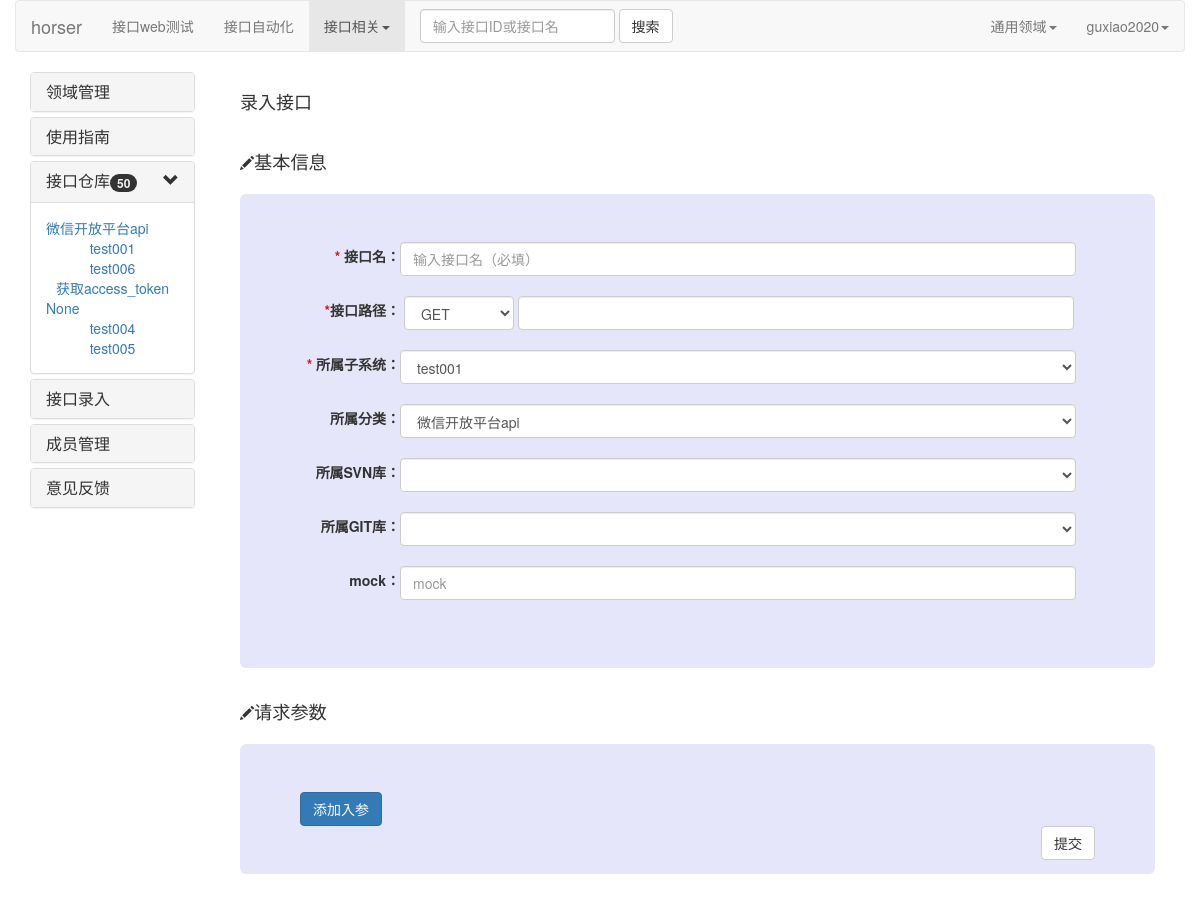
Screenshot of /interface_add/ (signed in) with the database file from the repository.
### horsequick/models.py (models this page shows)
class Domain_Info(models.Model):
    domain_name = models.CharField(max_length=50,verbose_name="领域名")
    domain_brief = models.CharField(max_length=100,verbose_name="领域简介",null=True)
    class Meta:
        verbose_name = "领域表"
        ordering = ['-id']

class Interface_Info(models.Model):
    interface_name = models.CharField(max_length=20,verbose_name="接口名")
    interface_type = models.CharField(max_length=20,verbose_name="接口类型")
    interface_url = models.CharField(max_length=150,verbose_name="接口url")
    interface_mock = models.CharField(max_length=200,verbose_name="接口url",null=True)
    input_field_list = models.CharField(max_length=200,verbose_name="输入字段列表",null=True)
    input_need_list = models.CharField(max_length=200,verbose_name="输入字段必需列表",null=True)
    input_demo_list = models.CharField(max_length=200,verbose_name="输入字段实例列表",null=True)
    assert_field_list = models.CharField(max_length=200,verbose_name="断言字段列表",null=True)
    match_list = models.CharField(max_length=200,verbose_name="匹配内容列表",null=True)
    assert_result_list = models.CharField(max_length=200,verbose_name="断言结果列表",null=True)
    belong_subsys = models.CharField(max_length=50,verbose_name="所属子系统")
    belong_domain = models.ForeignKey(Domain_Info, on_delete=models.SET_DEFAULT, verbose_name="所属领域",default="1")
    belong_category = models.ForeignKey(Category_Info, on_delete=models.SET_NULL, verbose_name="所属类别",null=True)
    belong_git_base = models.CharField(max_length=100,verbose_name="所属git代码库",blank=True)
    belong_svn_base = models.CharField(max_length=100, verbose_name="所属svn代码库",blank=True)
    created_person = models.CharField(max_length=30,verbose_name="创建人")
    created_time = models.DateTimeField(verbose_name="创建时间")
    updated_time = models.DateTimeField(verbose_name="更新时间",null=True)
    class Meta:
        verbose_name = "接口信息表"
        ordering = ['-updated_time']

### horsequick/views.py (the view)
# urls.py: url(r'^interface_add/$', interface_add, name='interface_add'),
@check_login
@csrf_exempt
def interface_add(request,**show):
    if request.method == "POST":
        receive_data = json.loads(request.body.decode())#将body从byte类型转码后用json的loads函数将json格式转为字典
        interface_name = receive_data['interface_name']
        interface_type = receive_data['interface_type']
        interface_url = receive_data['interface_url']
        interface_mock = receive_data['interface_mock']
        input_field_list = receive_data['input_field_list']
        input_need_list = receive_data['input_need_list']
        input_demo_list = receive_data['input_demo_list']
        belong_subsys = receive_data['belong_subsys']
        belong_category = receive_data['belong_category']
        belong_git_base = receive_data['belong_git_base']
        belong_svn_base = receive_data['belong_svn_base']
        input_list_need = [interface_name,interface_type,interface_url,belong_subsys] #必填项列表
        input_field_list = ",".join(input_field_list)#列表转换为字符串
        input_need_list = ",".join(input_need_list)
        input_demo_list = ",".join(input_demo_list)
        input_dict = {"interface_name":interface_name,"interface_type":interface_type,"input_field_list":input_field_list,
                      "input_need_list":input_need_list,"input_demo_list":input_demo_list,"interface_url":interface_url,"belong_subsys":belong_subsys,"belong_git_base":belong_git_base,
                      "belong_svn_base":belong_svn_base,"interface_mock":interface_mock}
        try:
            for i in input_list_need:
                if i.strip() == '':
                    raise Exception
        except Exception:
            resp = {'code':'000001','msg':'必填项不能为空'}
        else:
            if Interface_Info.objects.filter(interface_name=interface_name,belong_subsys=belong_subsys).exists():#检查接口是否已存在
                resp = {'code': '000002', 'msg': '添加失败，该子系统下接口已存在'}
            else:#子系统下接口不存在则添加
                created_time = datetime.now()
                input_dict["created_time"] = created_time
                input_dict["belong_domain_id"] = show["domain_id"] #添加的归属领域默认为当前领域
                input_dict["created_person"] = show["user_name"] #添加的创建人为当前登录用户
                input_dict["belong_category_id"] = Category_Info.objects.get(category_name=belong_category).id
                Interface_Info.objects.create(**input_dict)
                resp = {'code': '000000', 'msg': '添加成功'}
        return HttpResponse(json.dumps(resp,ensure_ascii=False),content_type="application/json")
    else:
        html = "interface_add.html"
        back_dict = show["interface_info"]
        return render(request, html, {'show': show, "back_dict": back_dict})

### horsequick/templates/interface_add.html (shortened to what this page needs)
<!DOCTYPE html>
<html lang="en">
    {% extends 'horser_base.html' %}
    {% block headmessage %}
    录入接口
    {% endblock %}
    {% block content %}
        <div class="input-group"><span class="glyphicon glyphicon-pencil"></span><span style="font-size:130%">基本信息</span></div><br>
        <div class="jumbotron" style="background-color: lavender">
                <div class="form-inline">
                        <label class="mylabel" for="interface_name"><span style="color: red">*</span> 接口名：</label><input id="interface_name" name="interface_name" placeholder="输入接口名（必填）" class="form-control" style="width: 85%">
                </div><br>
                <div class="form-inline">
                        <label class="mylabel" for="interface_url"><span style="color: red">*</span>接口路径：</label>
                        <select id="interface_type" name="interface_type" placeholder="选择接口类型（必填）" class="form-control" ><option>GET</option><option>POST</option>
                        <option>PUT</option><option>DELETE</option><option>HEAD</option><option>OPTIONS</option><option>PATCH</option></select>
                        <input id="interface_url" name="interface_url" type="text" class="form-control" style="width: 70%">
                </div><br>
                <div class="form-inline">
                    <label class="mylabel"><span style="color: red">*</span> 所属子系统：</label><select id="belong_subsys" name="belong_subsys" placeholder="选择所属子系统" class="form-control" style="width: 85%" ><option>test001</option><option>test002</option></select>
                </div><br>
                <div class="form-inline">
                    <label class="mylabel" for="belong_category">所属分类：</label><select id="belong_category" name="belong_category" placeholder="选择分类" class="form-control" style="width: 85%" >{% for i in show.category_list %}<option>{{i }}</option>{% endfor %}</select>
                </div><br>
                <div class="form-inline">
                    <label class="mylabel">所属SVN库：</label><select id="belong_svn_base" name="belong_svn_base" placeholder="选择所属SVN库" class="form-control" style="width: 85%" ><option></option><option></option></select>
                </div><br>
                <div class="form-inline">
                    <label class="mylabel">所属GIT库：</label><select id="belong_git_base" name="belong_git_base" placeholder="选择所属GIT库" class="form-control" style="width: 85%" ><option></option><option></option></select>
                </div><br>
                <div class="form-inline">
                    <label class="mylabel">mock：</label><input type="text" id="interface_mock" name="interface_mock" placeholder="mock" class="form-control" style="width: 85%" >
                </div><br>
        </div>
        <div class="input-group"><span class="glyphicon glyphicon-pencil"></span><span style="font-size:130%">请求参数</span></div><br>
        <div class="jumbotron" style="background-color: lavender">
            <button class="btn btn-primary" id="add_input_field" onclick="add_input_field(this)">
            添加入参</button><br>
        <button type="button" class="btn btn-default" id="interface_add" style="float: right" onclick="interface_add()">提交</button>
        </div>
    {% endblock %}

### horsequick/templates/horser_base.html (shortened to what this page needs)
<!DOCTYPE html>
<html lang="en">
<head>
    <link rel="stylesheet" href="https://cdn.staticfile.org/twitter-bootstrap/3.3.7/css/bootstrap.min.css">
    <link rel="stylesheet" href="/static/css/horsergo.css">
    {% include 'header.html' %}
</head>
<body>
        <div class="container">
            <div class="row">
                 <div class="col-md-2 col-lg-2">
                    <div class="panel-group" id="accordion">
                        <div class="panel panel-default">
                            <div class="panel-heading">
                                <h4 class="panel-title">
                                    <a href="/domain_manage/">
                                        领域管理
                                    </a>
                                </h4>
                            </div>
                        </div>
                        <div class="panel panel-default">
                            <div class="panel-heading">
                                <h4 class="panel-title">
                                    <a href="/horser_help">
                                        使用指南
                                    </a>
                                </h4>
                            </div>
                        </div>
                        <div class="panel panel-default">
                            <div class="panel-heading">
                                <h4 class="panel-title">
                                    <a data-toggle="collapse" data-parent="#accordion"
                                       href="#collapse_one">
                                        接口仓库<span class="pull-right glyphicon glyphicon-chevron-down"></span><span class="badge">50</span>
                                    </a>
                                </h4>
                            </div>
                            <div id="collapse_one" class="panel-collapse collapse in">
                                <div class="panel-body" style="text-align: left">
                                    {% for k,v in back_dict.items  %}
                                    <a href="#interface_collapse_{{k}}" data-toggle="collapse" data-parent="collapse_one">{{k}}</a><br>
                                        <div id="interface_collapse_{{k}}" class="panel-collapse collapse in">
                                        {% for i in v %}
                                            <div style="text-align: center">
                                                <a href="/interface_detail/{{ i.id }}" >{{i.interface_name}}</a>
                                            </div>
                                        {% endfor %}
                                        </div>
                                    {% endfor %}
                                </div>
                            </div>
                        </div>
                        <div class="panel panel-default">
                            <div class="panel-heading">
                                <h4 class="panel-title">
                                    <a href="/interface_add">
                                        接口录入
                                    </a>
                                </h4>
                            </div>
                        </div>
                        <div class="panel panel-default">
                            <div class="panel-heading">
                                <h4 class="panel-title">
                                    <a href="/member_manage/">
                                        成员管理
                                    </a>
                                </h4>
                            </div>
                        </div>
                        <div class="panel panel-default">
                            <div class="panel-heading">
                                <h4 class="panel-title">
                                    <a href="/#">
                                        意见反馈
                                    </a>
                                </h4>
                            </div>
                        </div>
                    </div>
                 </div>
                <div class="col-md-10 col-lg-10">
                        <div class="panel-heading">
                            <h4>{% block headmessage %}{% endblock %}</h4>
                        </div>
                        <div class=" panel-body">
                            {% block content %}{% endblock %}
                        </div>
                </div>
            </div>
        </div>
</body>
</html>

### horsequick/templates/header.html (shortened to what this page needs)
<!DOCTYPE html>
<html lang="en">
<div class="container">
        <div class="row clearfix">
                <nav class="navbar navbar-default" role="navigation">
                    <div class="navbar-header">
                         <a class="navbar-brand" href="/">horser</a>
                    </div>
                    <div class="collapse navbar-collapse" id="bs-example-navbar-collapse-1">
                        <ul class="nav navbar-nav">
                            <li >
                                 <a href="/interface_webtest/">接口web测试</a>
                            </li>
                            <li>
                                 <a href="#">接口自动化</a>
                            </li>
                            <li class="dropdown active">
                                 <a href="#" class="dropdown-toggle" data-toggle="dropdown">接口相关<strong class="caret"></strong></a>
                            </li>
                        </ul>
                        <form class="navbar-form navbar-left" role="search">
                            <div class="form-group">
                                <input type="text" class="form-control" placeholder="输入接口ID或接口名"/>
                            </div> <button type="submit" class="btn btn-default">搜索</button>
                        </form>
                        <ul class="nav navbar-nav navbar-right">
                            <li class="dropdown">
                                <a href="#" class="dropdown-toggle" data-toggle="dropdown">{{show.domain_name}}<strong class="caret"></strong></a>
                            </li>
                            <li class="dropdown">
                                 <a href="#" class="dropdown-toggle" data-toggle="dropdown">{{ show.user_name }}<strong class="caret"></strong></a>
                            </li>
                        </ul>
                    </div>
                </nav>
        </div>
</div>
</html>

### horsequick/static/css/horsergo.css (style rules this page uses)
.mylabel { display: inline-block; width: 100px; text-align: right; }

### rows the page displays
Domain_Info: domain_name "通用领域"
Interface_Info: k "微信开放平台api", interface_name "test001"
Interface_Info: interface_name "test006"
Interface_Info: interface_name "获取access_token"
Interface_Info: k "None", interface_name "test004"
Interface_Info: interface_name "test005"

### other values shown
{{ show.user_name }} "guxiao2020"
form field belong_category "微信开放平台api"
